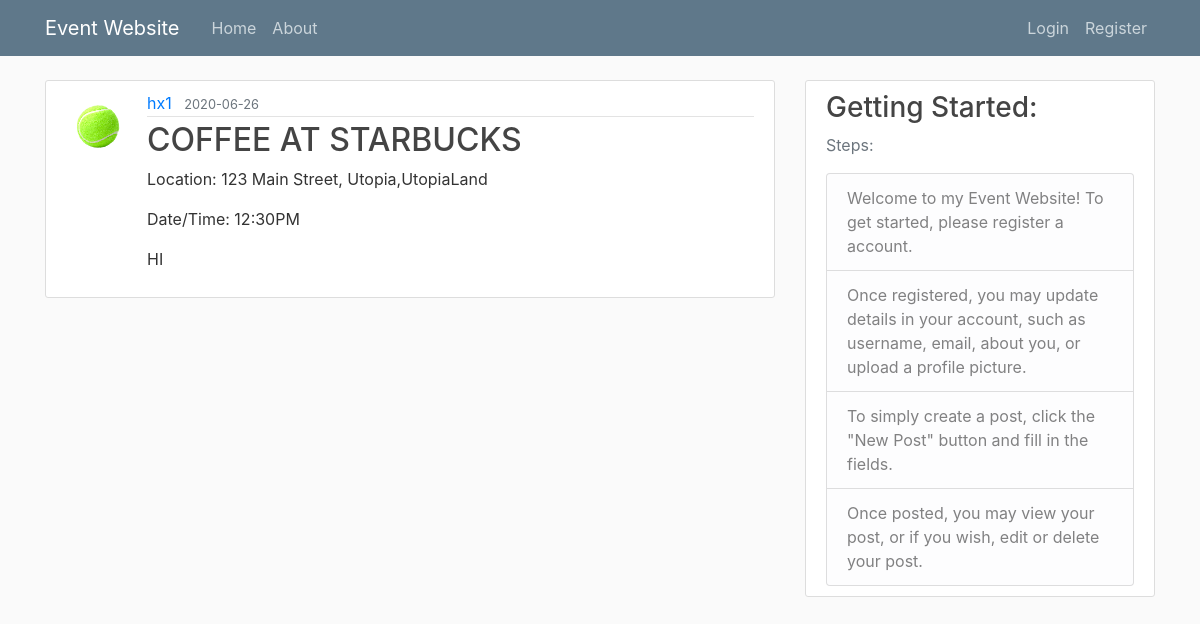
/post/1, run on the app's committed database.
### app/models.py (models this page shows, shortened)
class User(db.Model,UserMixin):
    id = db.Column(db.Integer, primary_key=True)
    username = db.Column(db.String(20), unique=True, nullable=False)
    email = db.Column(db.String(120), unique=True, nullable=False)
    image_file = db.Column(db.String(20), nullable=False, default='default.jpg')
    password = db.Column(db.String(60), nullable=False)
    registered_on = datetime.now()
    about_me = db.Column(db.String(140))
    posts = db.relationship('Post', backref='author', lazy=True)

class Post(db.Model):
    id = db.Column(db.Integer, primary_key=True)
    title = db.Column(db.String(100), nullable=False)
    location = db.Column(db.String(30),nullable=False)
    date = db.Column(db.String(50),nullable=False)
    date_posted = db.Column(db.DateTime, nullable=False, default=datetime.utcnow)
    content = db.Column(db.Text, nullable=False)
    user_id = db.Column(db.Integer, db.ForeignKey('user.id'), nullable=False)

### app/routes.py (the view)
@app.route("/post/<int:post_id>")
def post(post_id):
    post = Post.query.get_or_404(post_id)
    return render_template('post.html', title=post.title, post=post)

### app/templates/post.html (shortened to what this page needs)
<!DOCTYPE html>
<html lang="en">
<head>
</head>
{% extends "layout.html" %}
{% block content %}
  <article class="media content-section">
    <img class="rounded-circle article-img" src="{{ url_for('static', filename='profile_pics/' + post.author.image_file) }}" alt="{{ url_for('static', filename='profile_pics/' + post.author.image_file) }}">
    <div class="media-body">
      <div class="article-metadata">
        <a class="mr-2" href="#">{{ post.author.username }}</a>
        <small class="text-muted">{{ post.date_posted.strftime('%Y-%m-%d') }}</small>
      </div>
      <h2 class="article-title">{{ post.title }}</h2>
      <p class="article-location">Location: {{ post.location }}</p>
      <p class="article-time">Date/Time: {{ post.date }}</p>
      <p class="article-content">{{ post.content }}</p>
    </div>
  </article>
{% endblock content %}

### app/static/main.css (style rules this page uses)
body { background: #fafafa; color: #333333; margin-top: 5rem; }
h1, h2, h3, h4, h5, h6 { color: #444444; }
.content-section { background: #ffffff; padding: 10px 20px; border: 1px solid #dddddd; border-radius: 3px; margin-bottom: 20px; }
.article-title { color: #444444; }
.article-content { white-space: pre-line; }
.article-img { height: 65px; width: 65px; margin-right: 16px; }
.article-metadata { padding-bottom: 1px; margin-bottom: 4px; border-bottom: 1px solid #e3e3e3 }

### data on the page
User: image_file (picture), author.username "hx1"
Post: date_posted "2020-06-26", title "COFFEE AT STARBUCKS", location "123 Main Street, Utopia,UtopiaLand", date "12:30PM", content "HI"
